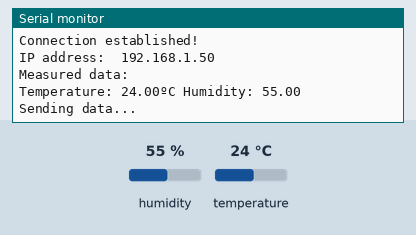
This program was run on a simulated ESP32. On the bench: the last lines printed to the serial monitor. The test bench sets the inputs (shaded band); at power-on: humidity 55 %, temperature 24 °C. WiFi joins after 1.5 s; servers stay silent unless stated; uploads are accepted with an empty reply.

Above: at 3.2 s.
3.3 s: humidity set to 22 %
At 5.8 s:
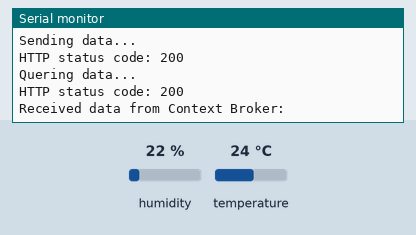
10.7 s: temperature set to 12 °C
At 11.4 s:
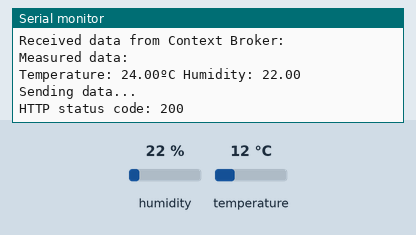
18.1 s: humidity set to 40 %
At 24.7 s:
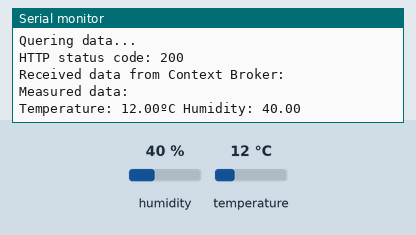
Timing chart, 0 to 26.2 s (numbered marks = the images above; inputs shaded):
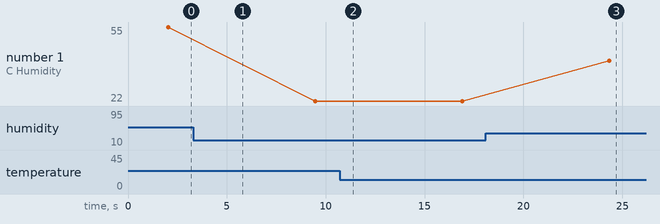

Measured:
- after the input at 18.1 s, the serial monitor: prints a new line after 6.2 s (image 3)
- plotted number 1: 55 → 22 after the input at 3.3 s, 22 → 40 after the input at 18.1 s

The program:

main.cpp
```cpp
#include <WiFiClient.h>
#include <WiFi.h>
#include <HTTPClient.h>
#include <string.h>
#include <Arduino_JSON.h>
#include "DHT.h"

#define DHT11PIN 16

DHT dht(DHT11PIN, DHT11);
float humi = 0;
float temperat = 0.0;

void connectToNetwork()
{
  const char *ssid = "***";                   // Choose name of WiFi network you want to connect to
  const char *password = "***"; // Insert WiFi password

  Serial.println('\n');

  WiFi.begin(ssid, password); // Connect to the network
  Serial.print("Connecting to ");
  Serial.print(ssid);
  Serial.println(" ...");

  int i = 0;
  while (WiFi.status() != WL_CONNECTED)
  { // Wait for the Wi-Fi to connect
    delay(1000);
    Serial.print(++i);
    Serial.print(' ');
  }

  Serial.println('\n');
  Serial.println("Connection established!");
  Serial.print("IP address:\t");
  Serial.println(WiFi.localIP());
  Serial.println("\n"); // Send the IP address of the ESP8266 to the computer
}

void sendData()
{
  String servername = "http://<IP_Address>:1026/v2/entities/urn:ngsi-ld:Station:001/attrs";
  Serial.println("Sending data...\n");
  String httpPostData = "{\"temperature\":{\"type\":\"Number\", \"value\":"+String(temperat)+"},\"humidity\":{\"type\":\"Number\", \"value\":"+String(humi)+"}}";
  HTTPClient client;

  client.begin(servername);
  client.addHeader("Content-Type", "application/json");
  int httpResponseCode = 0;
  int postrequest_tries = 0;
  while (httpResponseCode != 200 && postrequest_tries < 10)
  {
    httpResponseCode = client.POST(httpPostData);
    postrequest_tries++;
  }
  Serial.print("HTTP status code: " + String(httpResponseCode) + "\n");
  if(httpResponseCode == 415)
  {
    Serial.println("Data was sent!\n");
  }
  client.end();
}

void getData()
{
  String servername = "http://<IP_Address>:1026/v2/entities/urn:ngsi-ld:Station:001?options=values&attrs=temperature,humidity";
  Serial.println("Quering data...\n");
  HTTPClient client;

  client.begin(servername);
  int tries = 0;
  int httpResponseCode = 0;
  while (httpResponseCode != 200 && tries < 10)
  {
    httpResponseCode = client.GET(); // Send HTTP GET request and receive status code
    tries++;
  }
  Serial.print("HTTP status code: " + String(httpResponseCode) + "\n");

  if (httpResponseCode == 200)
  {
    String payload = client.getString(); //get payload of the url
    Serial.println("Received data from Context Broker:");
    Serial.println(payload);
  }
  else
  {
    Serial.println("Error on HTTP request: " + String(httpResponseCode));
  }
  client.end();
}

void measurement()
{
  dht.begin();

  humi = dht.readHumidity();
  temperat = dht.readTemperature();
  Serial.println("Measured data:");
  Serial.print("Temperature: ");
  Serial.print(temperat);
  Serial.print("ºC ");
  Serial.print("Humidity: ");
  Serial.println(humi);
  Serial.println("\n");
}

void setup()
{
  Serial.begin(9600);
  connectToNetwork();
}

void loop()
{
  measurement();
  delay(1000);
  sendData();
  delay(1000);
  getData();
  delay(5000);
  Serial.println("\n\n\n");
}
```
